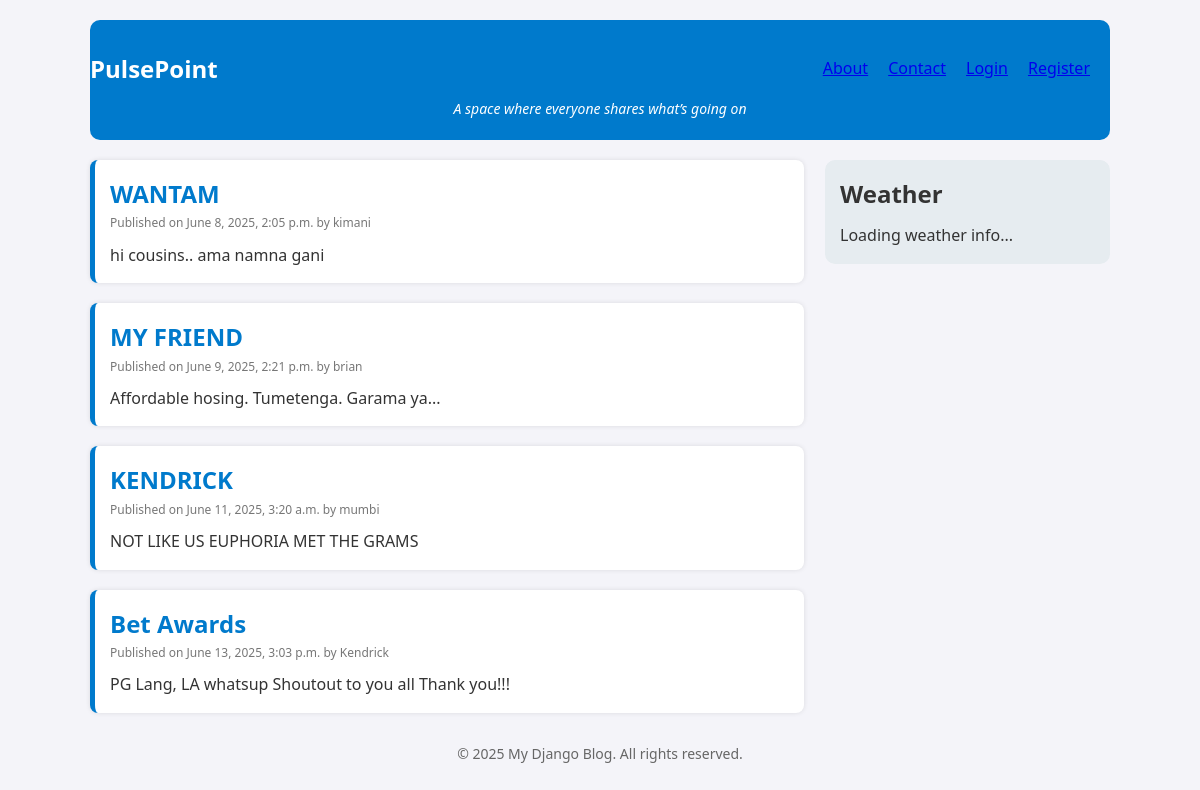
Page /home on the earlier database version.
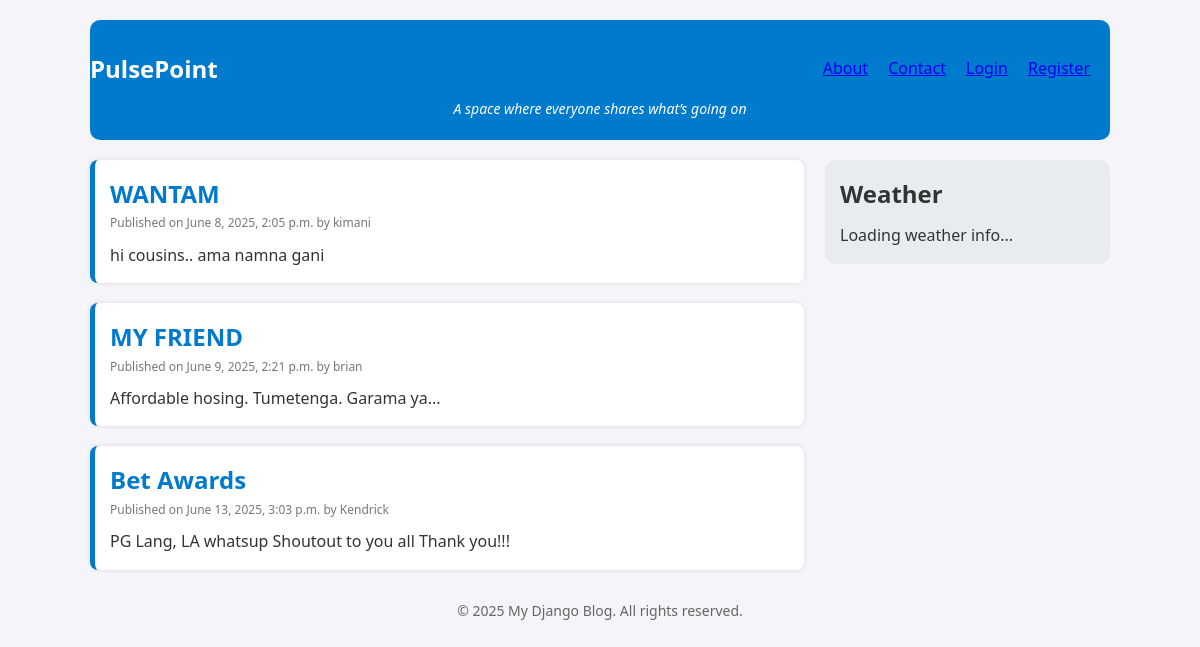
Same page on the later database version.
### blog/models.py (models this page shows)
class Post(models.Model):
    title=models.CharField(max_length=250)
    content=models.TextField(default="NO CONTENT")
    date_posted=models.DateTimeField(default=timezone.now)
    author=models.ForeignKey(User,on_delete=models.CASCADE)

### blog/views.py (the view)
# urls.py: path('home', views.home, name='home'),
def home(request):
    posts = Post.objects.all()  # Fetch all posts from the database
    return render(request, 'blog/post/list.html', {'posts': posts})

### blog/templates/blog/post/list.html (shortened to what this page needs)
{% extends "blog/base.html" %}
{% block content %}
  <div class="post-list">
    {% for post in posts %}
      <div class="post">
        <h2><a href="#">{{ post.title }}</a></h2>
        <p class="meta">Published on {{ post.date_posted }} by {{ post.author }}</p>
        <p class="preview">{{ post.content|truncatewords:30|linebreaks }}</p>
      </div>
    {% empty %}
      <p>No blog posts yet.</p>
    {% endfor %}
  </div>
{% endblock %}

### blog/templates/blog/base.html (shortened to what this page needs)
{% load static %}
<!DOCTYPE html>
<html lang="en">
<head>
  <link href="{% static 'blog/style.css' %}" rel="stylesheet" />
</head>
<body>
  <div class="container">
    <header>
  <nav style="display: flex; justify-content: space-between; align-items: center;">
    <h1><a href="/">PulsePoint</a></h1>
    <ul style="list-style: none; display: flex; gap: 20px; margin-right: 20px;">
      <li><a href="{% url 'about' %}">About</a></li>
      <li><a href="{% url 'contact' %}">Contact</a></li>
      {% if user.is_authenticated %}
        <li><a href="{% url 'logout' %}">Logout</a></li>
      {% else %}
        <li><a href="{% url 'user_login' %}">Login</a></li>
        <li><a href="{% url 'register' %}">Register</a></li>
      {% endif %}
    </ul>
  </nav>
  <p class="tagline">A space where everyone shares what’s going on</p>
</header>
    <main>
      {% block content %}
      {% endblock %}
    </main>
    <aside id="sidebar">
      <h2>Weather</h2>
      <p>Loading weather info...</p>
    </aside>
    <footer>
      <p>&copy; 2025 My Django Blog. All rights reserved.</p>
    </footer>
  </div>
</body>
</html>

### blog/static/blog/style.css (style rules this page uses)
body, h1, h2, p, a { margin: 0; padding: 0; box-sizing: border-box; }
body { font-family: 'Segoe UI', Tahoma, Geneva, Verdana, sans-serif; background-color: #f4f4f9; color: #333; line-height: 1.6; }
.container { width: 85%; margin: auto; overflow: hidden; padding: 20px; }
header { background: #007acc; color: #fff; padding: 20px 0; text-align: center; border-radius: 10px; }
header h1 a { color: #fff; text-decoration: none; }
header .tagline { font-style: italic; font-size: 14px; }
main { float: left; width: 70%; margin-top: 20px; }
#sidebar { float: right; width: 25%; background: #e6ecf0; padding: 15px; border-radius: 10px; margin-top: 20px; }
#sidebar h2 { margin-bottom: 10px; }
.post { background: #fff; padding: 15px; margin-bottom: 20px; border-left: 5px solid #007acc; box-shadow: 0 0 5px rgba(0,0,0,0.1); border-radius: 8px; }
.post h2 { color: #007acc; }
.post h2 a { text-decoration: none; color: inherit; }
.post .meta { font-size: 12px; color: #777; margin-bottom: 10px; }
footer { clear: both; text-align: center; padding: 10px; margin-top: 30px; color: #666; font-size: 14px; }

Differences in the rows shown:
removed Post: title "KENDRICK", date_posted "June 11, 2025, 3:20 a.m.", author "mumbi", content "NOT LIKE US EUPHORIA MET THE GRAMS"
